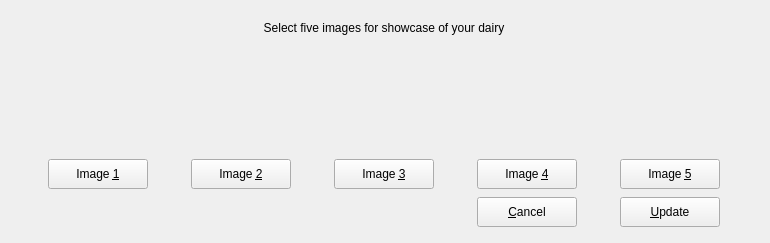
<?xml version="1.0" encoding="UTF-8"?>
<ui version="4.0">
 <class>DairyPicture</class>
 <widget class="QWidget" name="DairyPicture">
  <property name="geometry">
   <rect>
    <x>0</x>
    <y>0</y>
    <width>770</width>
    <height>243</height>
   </rect>
  </property>
  <property name="sizePolicy">
   <sizepolicy hsizetype="Preferred" vsizetype="Preferred">
    <horstretch>0</horstretch>
    <verstretch>0</verstretch>
   </sizepolicy>
  </property>
  <property name="minimumSize">
   <size>
    <width>0</width>
    <height>0</height>
   </size>
  </property>
  <property name="maximumSize">
   <size>
    <width>16777215</width>
    <height>16777215</height>
   </size>
  </property>
  <property name="windowTitle">
   <string>Dairy Showcase Pictures</string>
  </property>
  <layout class="QGridLayout" name="gridLayout">
   <item row="0" column="0" colspan="5">
    <widget class="QLabel" name="label">
     <property name="sizePolicy">
      <sizepolicy hsizetype="Preferred" vsizetype="Fixed">
       <horstretch>0</horstretch>
       <verstretch>0</verstretch>
      </sizepolicy>
     </property>
     <property name="minimumSize">
      <size>
       <width>0</width>
       <height>30</height>
      </size>
     </property>
     <property name="maximumSize">
      <size>
       <width>16777215</width>
       <height>30</height>
      </size>
     </property>
     <property name="text">
      <string>Select five images for showcase of your dairy</string>
     </property>
     <property name="alignment">
      <set>Qt::AlignCenter</set>
     </property>
    </widget>
   </item>
   <item row="1" column="0">
    <widget class="QLabel" name="pic1">
     <property name="sizePolicy">
      <sizepolicy hsizetype="Fixed" vsizetype="Fixed">
       <horstretch>0</horstretch>
       <verstretch>0</verstretch>
      </sizepolicy>
     </property>
     <property name="minimumSize">
      <size>
       <width>100</width>
       <height>100</height>
      </size>
     </property>
     <property name="maximumSize">
      <size>
       <width>100</width>
       <height>100</height>
      </size>
     </property>
     <property name="cursor">
      <cursorShape>ForbiddenCursor</cursorShape>
     </property>
     <property name="toolTip">
      <string>first imgae of showcase</string>
     </property>
     <property name="text">
      <string>&lt;html&gt;&lt;head/&gt;&lt;body&gt;&lt;p&gt;&lt;img width=&quot;100&quot; height=&quot;100&quot; src=&quot;:/E:/Qt projects/Milk_Dairy_Software/insert_Images/no_user.png&quot;/&gt;&lt;/p&gt;&lt;/body&gt;&lt;/html&gt;</string>
     </property>
    </widget>
   </item>
   <item row="1" column="1">
    <widget class="QLabel" name="pic2">
     <property name="sizePolicy">
      <sizepolicy hsizetype="Fixed" vsizetype="Fixed">
       <horstretch>0</horstretch>
       <verstretch>0</verstretch>
      </sizepolicy>
     </property>
     <property name="minimumSize">
      <size>
       <width>100</width>
       <height>100</height>
      </size>
     </property>
     <property name="maximumSize">
      <size>
       <width>100</width>
       <height>100</height>
      </size>
     </property>
     <property name="cursor">
      <cursorShape>ForbiddenCursor</cursorShape>
     </property>
     <property name="toolTip">
      <string>second imgae of showcase</string>
     </property>
     <property name="text">
      <string>&lt;html&gt;&lt;head/&gt;&lt;body&gt;&lt;p&gt;&lt;img width=&quot;100&quot; height=&quot;100&quot; src=&quot;:/E:/Qt projects/Milk_Dairy_Software/insert_Images/no_user.png&quot;/&gt;&lt;/p&gt;&lt;/body&gt;&lt;/html&gt;</string>
     </property>
    </widget>
   </item>
   <item row="1" column="2">
    <widget class="QLabel" name="pic3">
     <property name="sizePolicy">
      <sizepolicy hsizetype="Fixed" vsizetype="Fixed">
       <horstretch>0</horstretch>
       <verstretch>0</verstretch>
      </sizepolicy>
     </property>
     <property name="minimumSize">
      <size>
       <width>100</width>
       <height>100</height>
      </size>
     </property>
     <property name="maximumSize">
      <size>
       <width>100</width>
       <height>100</height>
      </size>
     </property>
     <property name="cursor">
      <cursorShape>ForbiddenCursor</cursorShape>
     </property>
     <property name="toolTip">
      <string>third image of showcase</string>
     </property>
     <property name="text">
      <string>&lt;html&gt;&lt;head/&gt;&lt;body&gt;&lt;p&gt;&lt;img width=&quot;100&quot; height=&quot;100&quot; src=&quot;:/E:/Qt projects/Milk_Dairy_Software/insert_Images/no_user.png&quot;/&gt;&lt;/p&gt;&lt;/body&gt;&lt;/html&gt;</string>
     </property>
    </widget>
   </item>
   <item row="1" column="3">
    <widget class="QLabel" name="pic4">
     <property name="sizePolicy">
      <sizepolicy hsizetype="Fixed" vsizetype="Fixed">
       <horstretch>0</horstretch>
       <verstretch>0</verstretch>
      </sizepolicy>
     </property>
     <property name="minimumSize">
      <size>
       <width>100</width>
       <height>100</height>
      </size>
     </property>
     <property name="maximumSize">
      <size>
       <width>100</width>
       <height>100</height>
      </size>
     </property>
     <property name="cursor">
      <cursorShape>ForbiddenCursor</cursorShape>
     </property>
     <property name="toolTip">
      <string>fourth image of showcase</string>
     </property>
     <property name="text">
      <string>&lt;html&gt;&lt;head/&gt;&lt;body&gt;&lt;p&gt;&lt;img width=&quot;100&quot; height=&quot;100&quot; src=&quot;:/E:/Qt projects/Milk_Dairy_Software/insert_Images/no_user.png&quot;/&gt;&lt;/p&gt;&lt;/body&gt;&lt;/html&gt;</string>
     </property>
    </widget>
   </item>
   <item row="1" column="4">
    <widget class="QLabel" name="pic5">
     <property name="sizePolicy">
      <sizepolicy hsizetype="Fixed" vsizetype="Fixed">
       <horstretch>0</horstretch>
       <verstretch>0</verstretch>
      </sizepolicy>
     </property>
     <property name="minimumSize">
      <size>
       <width>100</width>
       <height>100</height>
      </size>
     </property>
     <property name="maximumSize">
      <size>
       <width>100</width>
       <height>100</height>
      </size>
     </property>
     <property name="cursor">
      <cursorShape>ForbiddenCursor</cursorShape>
     </property>
     <property name="toolTip">
      <string>fifth image of showcase</string>
     </property>
     <property name="text">
      <string>&lt;html&gt;&lt;head/&gt;&lt;body&gt;&lt;p&gt;&lt;img width=&quot;100&quot; height=&quot;100&quot; src=&quot;:/E:/Qt projects/Milk_Dairy_Software/insert_Images/no_user.png&quot;/&gt;&lt;/p&gt;&lt;/body&gt;&lt;/html&gt;</string>
     </property>
    </widget>
   </item>
   <item row="2" column="0">
    <widget class="QPushButton" name="pb1">
     <property name="sizePolicy">
      <sizepolicy hsizetype="Fixed" vsizetype="Fixed">
       <horstretch>0</horstretch>
       <verstretch>0</verstretch>
      </sizepolicy>
     </property>
     <property name="minimumSize">
      <size>
       <width>100</width>
       <height>30</height>
      </size>
     </property>
     <property name="maximumSize">
      <size>
       <width>100</width>
       <height>30</height>
      </size>
     </property>
     <property name="cursor">
      <cursorShape>PointingHandCursor</cursorShape>
     </property>
     <property name="toolTip">
      <string>press to upload image 1</string>
     </property>
     <property name="text">
      <string>Image &amp;1</string>
     </property>
    </widget>
   </item>
   <item row="2" column="1">
    <widget class="QPushButton" name="pb2">
     <property name="sizePolicy">
      <sizepolicy hsizetype="Fixed" vsizetype="Fixed">
       <horstretch>0</horstretch>
       <verstretch>0</verstretch>
      </sizepolicy>
     </property>
     <property name="minimumSize">
      <size>
       <width>100</width>
       <height>30</height>
      </size>
     </property>
     <property name="maximumSize">
      <size>
       <width>100</width>
       <height>30</height>
      </size>
     </property>
     <property name="cursor">
      <cursorShape>PointingHandCursor</cursorShape>
     </property>
     <property name="toolTip">
      <string>press to upload image 2</string>
     </property>
     <property name="text">
      <string>Image &amp;2</string>
     </property>
    </widget>
   </item>
   <item row="2" column="2">
    <widget class="QPushButton" name="pb3">
     <property name="sizePolicy">
      <sizepolicy hsizetype="Fixed" vsizetype="Fixed">
       <horstretch>0</horstretch>
       <verstretch>0</verstretch>
      </sizepolicy>
     </property>
     <property name="minimumSize">
      <size>
       <width>100</width>
       <height>30</height>
      </size>
     </property>
     <property name="maximumSize">
      <size>
       <width>100</width>
       <height>30</height>
      </size>
     </property>
     <property name="cursor">
      <cursorShape>PointingHandCursor</cursorShape>
     </property>
     <property name="toolTip">
      <string>press to upload image 3</string>
     </property>
     <property name="text">
      <string>Image &amp;3</string>
     </property>
    </widget>
   </item>
   <item row="2" column="3">
    <widget class="QPushButton" name="pb4">
     <property name="sizePolicy">
      <sizepolicy hsizetype="Fixed" vsizetype="Fixed">
       <horstretch>0</horstretch>
       <verstretch>0</verstretch>
      </sizepolicy>
     </property>
     <property name="minimumSize">
      <size>
       <width>100</width>
       <height>30</height>
      </size>
     </property>
     <property name="maximumSize">
      <size>
       <width>100</width>
       <height>30</height>
      </size>
     </property>
     <property name="cursor">
      <cursorShape>PointingHandCursor</cursorShape>
     </property>
     <property name="toolTip">
      <string>press to upload image 4</string>
     </property>
     <property name="text">
      <string>Image &amp;4</string>
     </property>
    </widget>
   </item>
   <item row="2" column="4">
    <widget class="QPushButton" name="pb5">
     <property name="sizePolicy">
      <sizepolicy hsizetype="Fixed" vsizetype="Fixed">
       <horstretch>0</horstretch>
       <verstretch>0</verstretch>
      </sizepolicy>
     </property>
     <property name="minimumSize">
      <size>
       <width>100</width>
       <height>30</height>
      </size>
     </property>
     <property name="maximumSize">
      <size>
       <width>100</width>
       <height>30</height>
      </size>
     </property>
     <property name="cursor">
      <cursorShape>PointingHandCursor</cursorShape>
     </property>
     <property name="toolTip">
      <string>press to upload image 5</string>
     </property>
     <property name="text">
      <string>Image &amp;5</string>
     </property>
    </widget>
   </item>
   <item row="3" column="0" colspan="3">
    <spacer name="horizontalSpacer">
     <property name="orientation">
      <enum>Qt::Horizontal</enum>
     </property>
     <property name="sizeHint" stdset="0">
      <size>
       <width>385</width>
       <height>20</height>
      </size>
     </property>
    </spacer>
   </item>
   <item row="3" column="3">
    <widget class="QPushButton" name="cancelButton">
     <property name="sizePolicy">
      <sizepolicy hsizetype="Preferred" vsizetype="Fixed">
       <horstretch>0</horstretch>
       <verstretch>0</verstretch>
      </sizepolicy>
     </property>
     <property name="minimumSize">
      <size>
       <width>0</width>
       <height>30</height>
      </size>
     </property>
     <property name="maximumSize">
      <size>
       <width>16777215</width>
       <height>30</height>
      </size>
     </property>
     <property name="cursor">
      <cursorShape>PointingHandCursor</cursorShape>
     </property>
     <property name="toolTip">
      <string>press to exit from showcase</string>
     </property>
     <property name="text">
      <string>&amp;Cancel</string>
     </property>
    </widget>
   </item>
   <item row="3" column="4">
    <widget class="QPushButton" name="updateButton">
     <property name="sizePolicy">
      <sizepolicy hsizetype="Preferred" vsizetype="Fixed">
       <horstretch>0</horstretch>
       <verstretch>0</verstretch>
      </sizepolicy>
     </property>
     <property name="minimumSize">
      <size>
       <width>0</width>
       <height>30</height>
      </size>
     </property>
     <property name="maximumSize">
      <size>
       <width>16777215</width>
       <height>30</height>
      </size>
     </property>
     <property name="cursor">
      <cursorShape>PointingHandCursor</cursorShape>
     </property>
     <property name="toolTip">
      <string>press to update showcase pictures of dairy</string>
     </property>
     <property name="text">
      <string>&amp;Update</string>
     </property>
    </widget>
   </item>
  </layout>
 </widget>
 <resources>
  <include location="../Milk_Dairy_Software/insert_cust_images.qrc"/>
 </resources>
 <connections/>
</ui>
